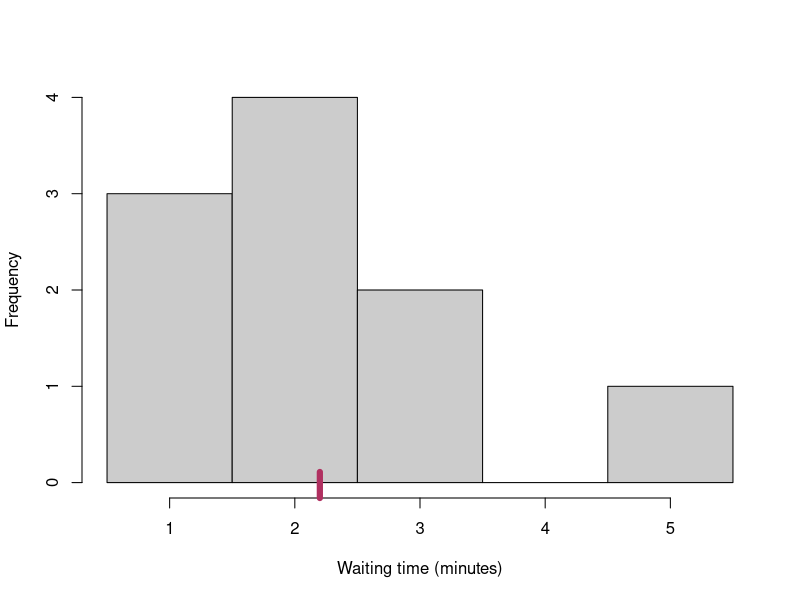
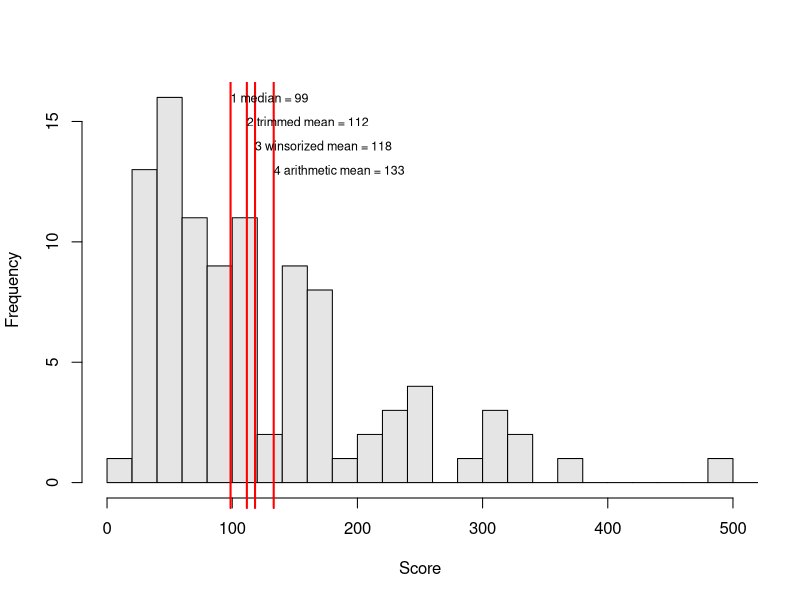
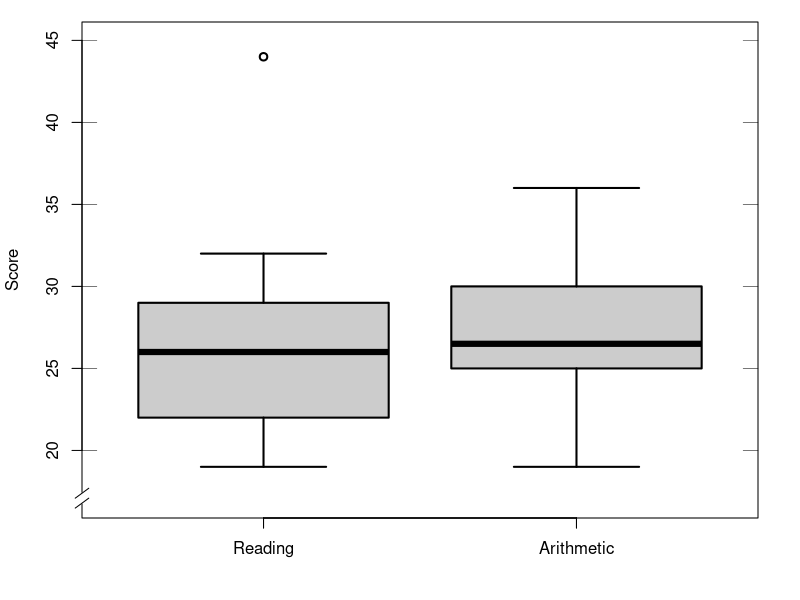
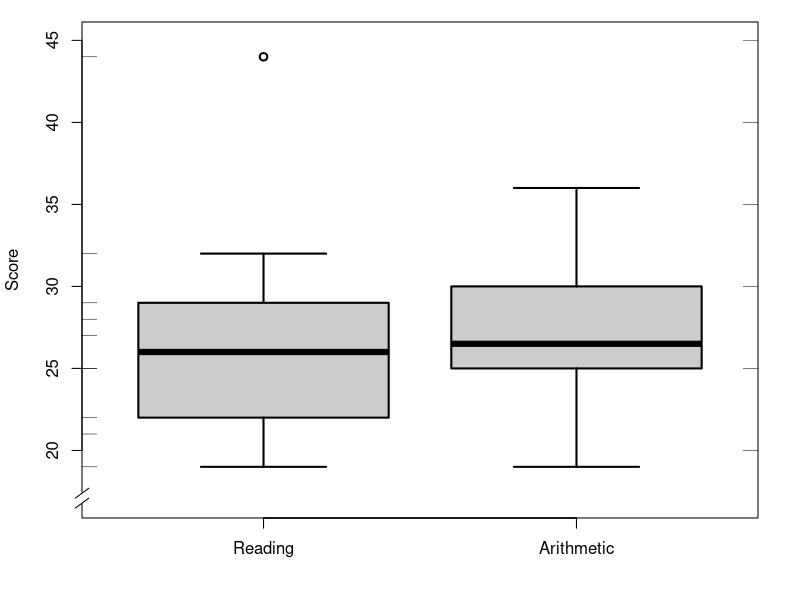

Write R code to recreate these figures, in order.
## ---- chunk 1
# waiting times example, to illustrate the mean
# HQ 20160228 en 20160302
x <- c( 1, 2, 5, 2, 2, 2, 3, 1, 1, 3 ) # see example 9.1
hist(x, breaks=seq(min(x),max(x)+1,1)-0.5, col="grey80", 
     main="", xlab="Waiting time (minutes)", ylab="Frequency" )
# axis(side=1, at=mean(x), labels=expression(symbol("\220")), 
#      cex=5, lwd.ticks=3, tcl=1, col="maroon")
axis(side=1, at=mean(x), labels="", lwd.ticks=6, tcl=1.3, col="maroon")
## ---- chunk 2
# centrummaten.R
set.seed(2015) # date of first version
xx <- rlnorm(100, meanlog=3,sdlog=0.8)*5; 
# hist(xx) # xx is indeed lognormally distributed
# require(scales) # for alpha
# require(psych) # for winsor.mean
nbreaks <- 20 # number of bins in histogram
xupper <- 500
maxfreq <- max( hist(xx, breaks=nbreaks*1.5, plot=F)$counts )
hist(xx, col="grey90", xlab="Score", ylab="Frequency", main="", 
     breaks=nbreaks*1.5, xlim=c(0,xupper) )
# rug(xx,side=1,col=scales::alpha("black",.5), quiet=TRUE) # causes error
# 4 arithmetic mean
abline(v=mean(xx),lwd=2,col="red")
axis(side=1,at=mean(xx),labels=F, col="red", lwd=2, line=0, cex=0.75, las=2, padj=1)
text( x=mean(xx), y=maxfreq-3, 
      paste("4 arithmetic mean =",round(mean(xx))), cex=0.75, adj=0 )
# 3 winsorized mean
abline(v=psych::winsor.mean(xx, trim=.10),lwd=2,col="red")
axis(side=1,at=psych::winsor.mean(xx,trim=.10),labels=F, col="red", lwd=2, 
     line=0, cex=0.75, las=2, padj=0.5)
text( x=psych::winsor.mean(xx,trim=.10), y=maxfreq-2, 
      paste("3 winsorized mean =",round(psych::winsor.mean(xx,trim=.10))), cex=0.75, adj=0 )
# 2 trimmed mean
abline(v=mean(xx,trim=.10),lwd=2,col="red")
axis(side=1,at=mean(xx,trim=.10),labels=F, col="red", lwd=2, line=0, cex=0.75, las=2, padj=0.5)
text( x=mean(xx,trim=.10), y=maxfreq-1, 
      paste("2 trimmed mean =",round(mean(xx,trim=.10))), cex=0.75, adj=0 )
# 1 median
abline(v=median(xx),lwd=2,col="red")
axis(side=1,at=median(xx),labels=F, col="red", lwd=2, line=0, cex=0.75, las=2, padj=0)
text( x=median(xx), y=maxfreq, 
      paste("1 median =",round(median(xx))), cex=0.75, adj=0)
## ---- chunk 3
require(foreign)
cito <- read.spss("data/cito.sav")
# Columns in `cito.sav` have Dutch names:
# in Dutch: Leerling Lezen Rekenen Wereldorientatie stadplat rek.f
# in English: Pupil Reading Arithmetic World UrbRural Arith.factor
# from script cito.R:
op <- par(mar=c(4,4,1,2)+0.1) # smaller margins
with(cito, 
  boxplot(Lezen, Rekenen, col="grey80", lwd=2, lty=1, ylab="Score", ylim=c(17,45) )
)
axis(side=1, at=c(1,2), labels=c("Reading","Arithmetic") )
# require(plotrix)
plotrix::axis.break(axis=2)
rug(cito$Reading, side=2)
rug(cito$Arithmetic, side=4)
# saved as cito_boxplot.pdf
## ---- chunk 4
require(foreign) # for foreign::read.spss
cito <- read.spss("data/cito.sav")
# Columns in `cito.sav` have Dutch names:
# in Dutch: Leerling Lezen Rekenen Wereldorientatie stadplat rek.f
# in English: Pupil Reading Arithmetic World UrbRural Arith.factor
fivenum(cito$Lezen) # minimum, Q1, median, Q3, maximum
quantile(cito$Lezen, c( 1/4, 3/4 ) ) # Q1 and Q3, calculated differently 
op <- par(mar=c(4,4,1,2)+0.1) # smaller margins
with(cito, 
  boxplot(Lezen, Rekenen, col="grey80", lwd=2, lty=1, ylab="Score", ylim=c(17,45) )
)
axis(side=1, at=c(1,2), labels=c("Reading","Arithmetic") )
plotrix::axis.break(axis=2) # break in left Y-aixs
rug(cito$Lezen, side=2) # markings on left Y-axis
rug(cito$rekenen, side=4) # markings on right Y-axis
## ---- chunk 5
mean(cito$Lezen) # mean
psych::winsor.mean(cito$Lezen, trim=.1) # winsorized mean, from psych package
mean(cito$Lezen, trim=.1) # trimmed mean
median(cito$Lezen)   # median
## ---- chunk 6
var(cito$Lezen)  # variance
sd(cito$Lezen)   # standard deviation, sd(x) = sqrt(var(x))
mad(cito$Lezen)  # MAD
## ---- chunk 7
zReading <- (cito$Reading-mean(cito$Reading)) / sd(cito$Reading) # z-scores
head(zReading) # first pair of observations of variable zReading
